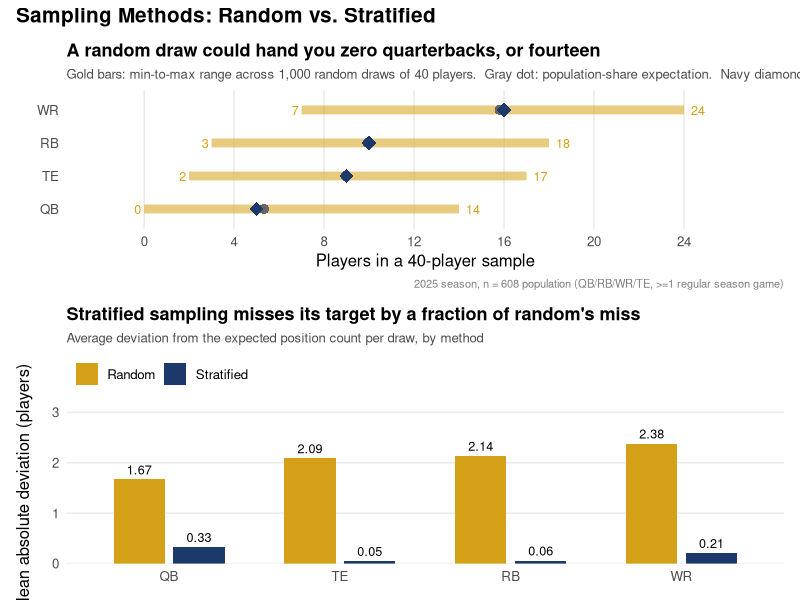

Write the R code that produced this figure.
# ============================================================
# Statistics Series - Post 17: Sampling Methods
# Visual script: random sampling range vs. stratified precision
# ============================================================
#
# Two panels:
#   Panel 1: min-max range of position counts across 1,000 random
#            draws (n = 40), with the population-share expectation
#            and the stratified sample result marked for contrast.
#   Panel 2: average deviation from the expected position count per
#            draw, random vs. stratified, by position.
#
# All figures below are hardcoded from the verified console output
# of pull_stats_post17_sampling_methods_demo_data.R (population
# n = 608, sample n = 40, 1,000 random draws, seed 2017 / seed 99
# for the example draw). Do not regenerate by re-running the
# simulation with a different seed; these are the locked, verified
# numbers the post's prose is built on.
#
# Color convention note: navy is reserved series-wide for the
# correct/actual value and red for a naive or wrong assumption.
# Neither sampling method here is wrong, so red is not used. Random
# sampling uses amber/gold (a legitimate but wider-variance method),
# stratified uses navy (the tighter, by-design method). This follows
# the same departure flagged for Post 16 Panel 2, pending Christian's
# decision on a series-wide fix.

# ---- CONFIGURATION ----
library(ggplot2)
library(dplyr)
library(scales)

OUTPUT_DIR <- "stats_posts/output/plots"
FILE_PREFIX <- "stats_post17_"
DPI <- 300

COLOR_STRATIFIED <- "#1B3A6B"  # navy - by-design, tight match
COLOR_RANDOM     <- "#D4A017"  # amber/gold - legitimate but wide
COLOR_EXPECTED   <- "gray40"

if (!dir.exists(OUTPUT_DIR)) dir.create(OUTPUT_DIR, recursive = TRUE)

# ---- Data (verified console output, do not regenerate) ----
panel1_data <- tibble::tibble(
  position       = c("QB", "TE", "RB", "WR"),
  proportion     = c(0.133, 0.224, 0.248, 0.395),
  random_min     = c(0, 2, 3, 7),
  random_max     = c(14, 17, 18, 24),
  expected_n     = c(5.33, 8.95, 9.94, 15.8),
  stratified_n   = c(5, 9, 10, 16)
) %>%
  mutate(position = factor(position, levels = c("QB", "TE", "RB", "WR")))

panel2_data <- tibble::tibble(
  position = rep(c("QB", "TE", "RB", "WR"), times = 2),
  method   = rep(c("Random", "Stratified"), each = 4),
  mean_abs_dev = c(1.67, 2.09, 2.14, 2.38,   # random, in QB/TE/RB/WR order
                   0.33, 0.05, 0.06, 0.21)   # stratified, same order
) %>%
  mutate(
    position = factor(position, levels = c("QB", "TE", "RB", "WR")),
    method = factor(method, levels = c("Random", "Stratified"))
  )

# ---- Panel 1: range of random draws vs. stratified precision ----
p1 <- ggplot(panel1_data, aes(y = position)) +
  geom_segment(
    aes(x = random_min, xend = random_max, yend = position),
    color = COLOR_RANDOM, linewidth = 3, alpha = 0.55
  ) +
  geom_point(
    aes(x = expected_n), color = COLOR_EXPECTED, size = 3, shape = 16
  ) +
  geom_point(
    aes(x = stratified_n), color = COLOR_STRATIFIED, size = 4.5, shape = 18
  ) +
  geom_text(
    aes(x = random_min, label = random_min),
    hjust = 1.4, size = 3.2, color = COLOR_RANDOM
  ) +
  geom_text(
    aes(x = random_max, label = random_max),
    hjust = -0.5, size = 3.2, color = COLOR_RANDOM
  ) +
  scale_x_continuous(breaks = seq(0, 24, 4)) +
  coord_cartesian(xlim = c(-2, 27)) +
  labs(
    title = "A random draw could hand you zero quarterbacks, or fourteen",
    subtitle = paste0(
      "Gold bars: min-to-max range across 1,000 random draws of 40 players.  ",
      "Gray dot: population-share expectation.  Navy diamond: stratified result."
    ),
    x = "Players in a 40-player sample",
    y = NULL,
    caption = "2025 season, n = 608 population (QB/RB/WR/TE, >=1 regular season game)"
  ) +
  theme_minimal(base_size = 12) +
  theme(
    plot.title = element_text(face = "bold", size = 13),
    plot.subtitle = element_text(size = 9.5, color = "gray30"),
    panel.grid.minor = element_blank(),
    panel.grid.major.y = element_blank(),
    plot.caption = element_text(size = 8, color = "gray50")
  )

# ---- Panel 2: mean absolute deviation, random vs. stratified ----
p2 <- ggplot(panel2_data, aes(x = position, y = mean_abs_dev, fill = method)) +
  geom_col(position = position_dodge(width = 0.7), width = 0.6) +
  geom_text(
    aes(label = sprintf("%.2f", mean_abs_dev)),
    position = position_dodge(width = 0.7),
    vjust = -0.5, size = 3.2
  ) +
  scale_fill_manual(values = c("Random" = COLOR_RANDOM, "Stratified" = COLOR_STRATIFIED)) +
  scale_y_continuous(limits = c(0, 2.8), expand = expansion(mult = c(0, 0.08))) +
  labs(
    title = "Stratified sampling misses its target by a fraction of random's miss",
    subtitle = "Average deviation from the expected position count per draw, by method",
    x = NULL,
    y = "Mean absolute deviation (players)",
    fill = NULL
  ) +
  theme_minimal(base_size = 12) +
  theme(
    plot.title = element_text(face = "bold", size = 13),
    plot.subtitle = element_text(size = 9.5, color = "gray30"),
    panel.grid.minor = element_blank(),
    panel.grid.major.x = element_blank(),
    legend.position = "top",
    legend.justification = "left"
  )

# ---- Combine with patchwork, graceful degradation to separate PNGs ----
has_patchwork <- requireNamespace("patchwork", quietly = TRUE)

if (has_patchwork) {
  library(patchwork)
  combined <- p1 / p2 +
    patchwork::plot_layout(heights = c(1, 1.1)) +
    patchwork::plot_annotation(
      title = "Sampling Methods: Random vs. Stratified",
      theme = theme(plot.title = element_text(face = "bold", size = 15))
    )

  ggsave(
    filename = file.path(OUTPUT_DIR, paste0(FILE_PREFIX, "combined.png")),
    plot = combined, width = 9, height = 9.5, dpi = DPI, bg = "white"
  )
  cat("Saved combined two-panel figure:", file.path(OUTPUT_DIR, paste0(FILE_PREFIX, "combined.png")), "\n")
} else {
  message("patchwork not installed, saving panels separately")
  ggsave(
    filename = file.path(OUTPUT_DIR, paste0(FILE_PREFIX, "panel1_range.png")),
    plot = p1, width = 9, height = 4.5, dpi = DPI, bg = "white"
  )
  ggsave(
    filename = file.path(OUTPUT_DIR, paste0(FILE_PREFIX, "panel2_deviation.png")),
    plot = p2, width = 9, height = 5, dpi = DPI, bg = "white"
  )
  cat("Saved panel 1:", file.path(OUTPUT_DIR, paste0(FILE_PREFIX, "panel1_range.png")), "\n")
  cat("Saved panel 2:", file.path(OUTPUT_DIR, paste0(FILE_PREFIX, "panel2_deviation.png")), "\n")
}

# ---- Console summary ----
cat("\n=== VISUAL SCRIPT SUMMARY ===\n")
cat("Panel 1: random draw range (min/max) vs. expected count vs. stratified result, by position\n")
cat("Panel 2: mean absolute deviation from expected count, random vs. stratified, by position\n")
cat("Output directory:", OUTPUT_DIR, "\n")
cat("DPI:", DPI, "\n")
cat("File prefix:", FILE_PREFIX, "\n")
cat("\nWatch items to check on render:\n")
cat("1. Panel 1: QB row min-label ('0') sits close to the y-axis at x = -2 xlim;\n")
cat("   confirm it doesn't clip against the panel edge.\n")
cat("2. Panel 1: navy diamond and gray dot nearly overlap at every position\n")
cat("   (by design, this is the point) -- confirm both remain visually distinct\n")
cat("   at render size rather than merging into one mark.\n")
cat("3. Panel 2: dodge width and text label vjust -- confirm the '2.38' label\n")
cat("   for WR/Random doesn't clip the top plot margin given the 2.8 y-limit.\n")
